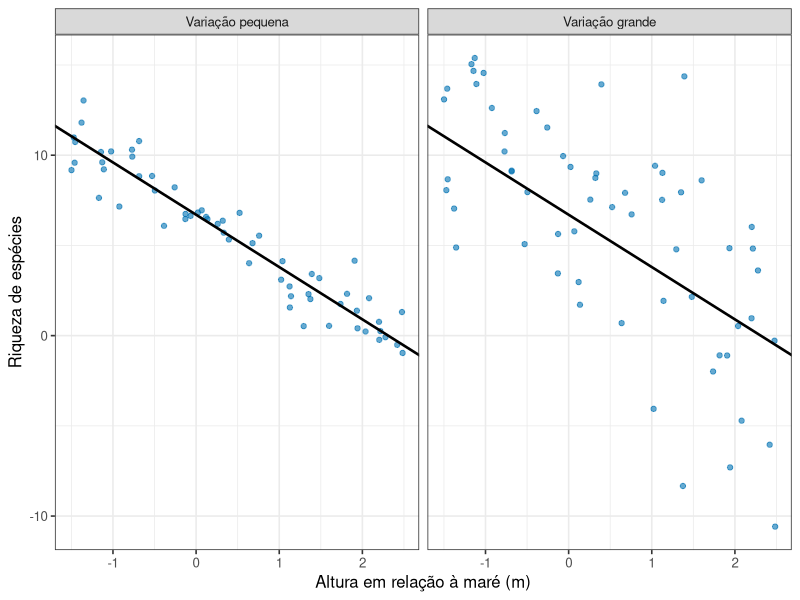
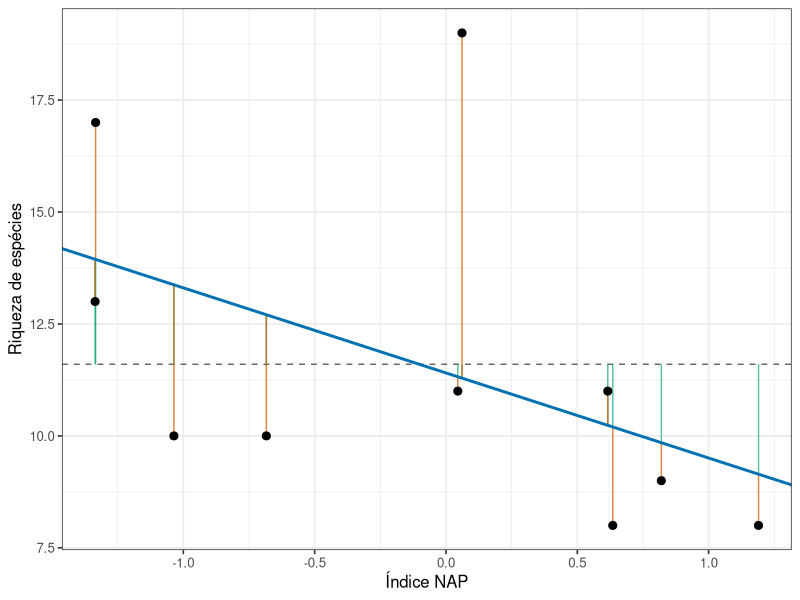
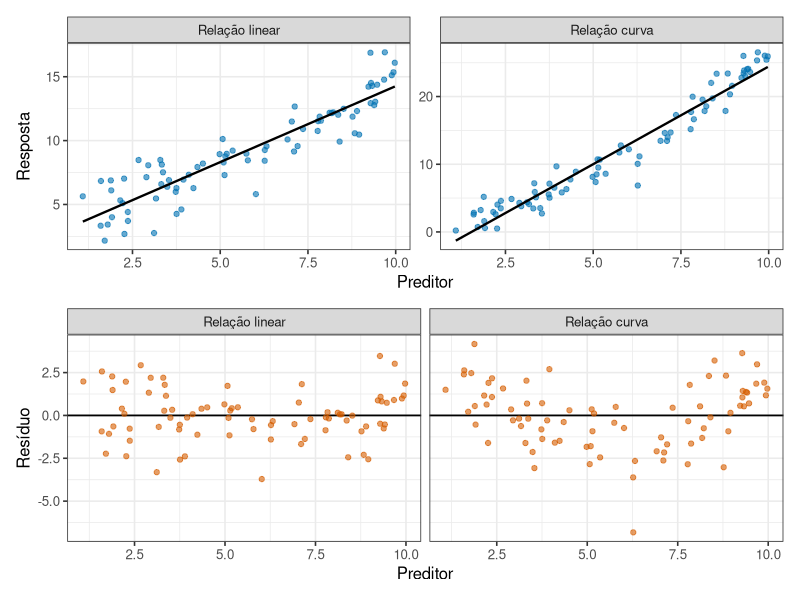
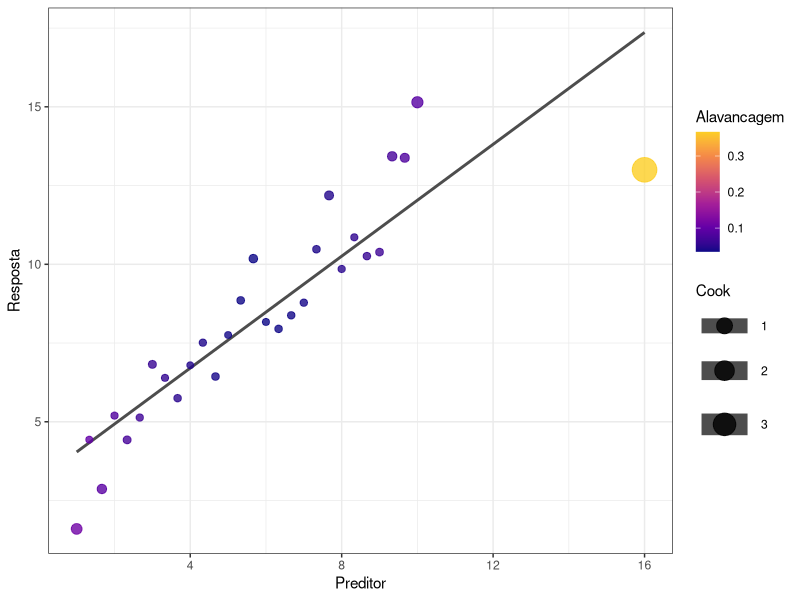
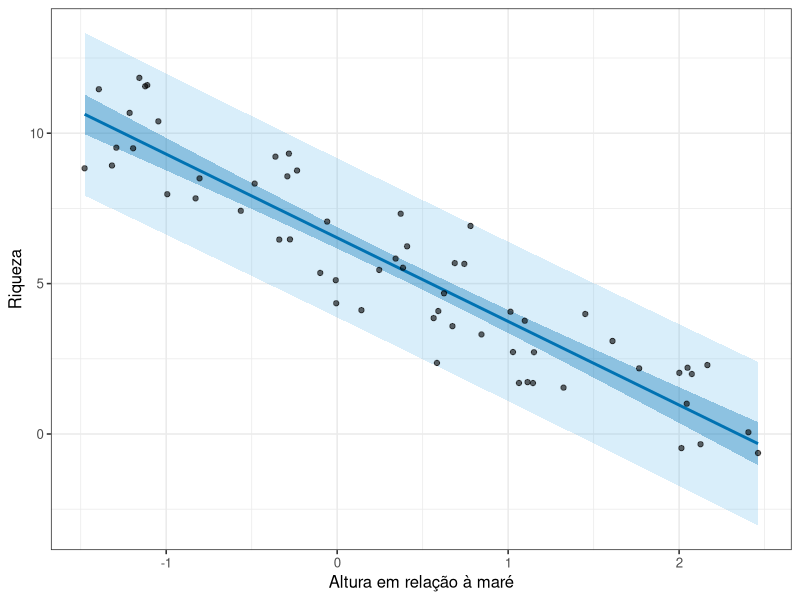
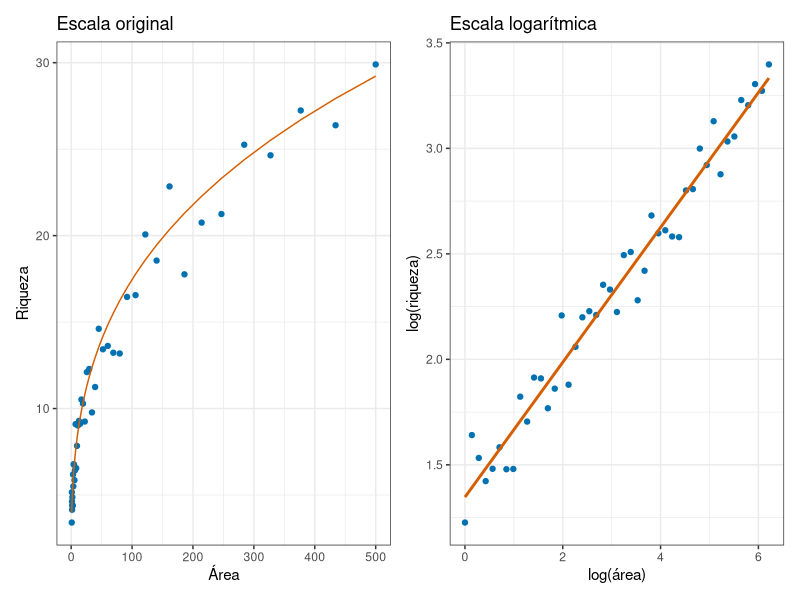

R code for these plots, in order:
## ---- chunk 1
#| include: false
library(tidyverse)
theme_set(theme_bw(base_size = 12))
## ---- chunk 2
#| code-fold: true
#| code-summary: "Ver o processo gerador com dois resíduos"
#| label: fig-pread13-mesma-reta
#| fig-cap: "Dados gerados pela mesma reta (intercepto 6,7 e inclinação -2,9) com duas magnitudes de variação residual."
#| fig-alt: "Dois painéis com a mesma reta descendente. No painel da esquerda os pontos ficam colados à reta; no da direita se espalham amplamente ao redor dela."
#| fig-height: 3.4

library(tidyverse)

altura <- runif(60, -1.5, 2.5)

dados <- bind_rows(
  tibble(cenario = "Variação pequena", altura = altura,
         riqueza = 6.7 - 2.9 * altura + rnorm(60, 0, 1)),
  tibble(cenario = "Variação grande", altura = altura,
         riqueza = 6.7 - 2.9 * altura + rnorm(60, 0, 4))
) |>
  mutate(cenario = fct_relevel(cenario, "Variação pequena"))

ggplot(dados, aes(x = altura, y = riqueza)) +
  geom_point(alpha = 0.6, colour = "#0072B2") +
  geom_abline(intercept = 6.7, slope = -2.9, linewidth = 0.9) +
  facet_wrap(~ cenario) +
  labs(x = "Altura em relação à maré (m)", y = "Riqueza de espécies")
## ---- chunk 3
#| code-fold: true
#| code-summary: "Ver o ajuste da reta em R"
library(tidyverse)

dados_precisos <- tibble(
  altura = runif(60, -1.5, 2.5)
) |>
  mutate(riqueza = 6.7 - 2.9 * altura + rnorm(60, 0, 1))

ajuste_reta <- lm(riqueza ~ altura, data = dados_precisos)
summary(ajuste_reta)
confint(ajuste_reta)
## ---- chunk 4
#| code-fold: true
#| code-summary: "Ver dados, cálculos escalares e partição gráfica"
#| label: fig-pread13-rikz-particao
#| fig-cap: "Reta ajustada a dez estações RIKZ. Segmentos verdes mostram a parte entre a média geral e o valor ajustado; segmentos laranja mostram os resíduos."
#| fig-alt: "Gráfico de riqueza contra NAP com reta descendente, linha horizontal na média e segmentos verticais de duas cores decompondo os desvios de cada ponto."
#| fig-height: 4.8
library(tidyverse)

rikz <- tibble(
  riqueza = c(11, 10, 13, 11, 10, 8, 9, 8, 19, 17),
  nap = c(0.045, -1.036, -1.336, 0.616, -0.684,
          1.190, 0.820, 0.635, 0.061, -1.334)
)

x_c <- rikz$nap - mean(rikz$nap)
y_c <- rikz$riqueza - mean(rikz$riqueza)
sq_x <- sum(x_c^2)
sp_xy <- sum(x_c * y_c)

b1 <- sp_xy / sq_x
b0 <- mean(rikz$riqueza) - b1 * mean(rikz$nap)

rikz_calculo <- rikz |>
  mutate(
    ajustado = b0 + b1 * nap,
    residuo = riqueza - ajustado,
    media = mean(riqueza)
  )

sq_total <- sum((rikz_calculo$riqueza - rikz_calculo$media)^2)
sq_reg <- sum((rikz_calculo$ajustado - rikz_calculo$media)^2)
sq_res <- sum(rikz_calculo$residuo^2)
r2 <- sq_reg / sq_total

ggplot(rikz_calculo, aes(x = nap, y = riqueza)) +
  geom_hline(aes(yintercept = media), linetype = 2, colour = "grey40") +
  geom_segment(aes(xend = nap, y = media, yend = ajustado),
               colour = "#009E73", alpha = 0.65) +
  geom_segment(aes(xend = nap, y = ajustado, yend = riqueza),
               colour = "#D55E00", alpha = 0.75) +
  geom_abline(intercept = b0, slope = b1, colour = "#0072B2", linewidth = 1) +
  geom_point(size = 2.4) +
  labs(x = "Índice NAP", y = "Riqueza de espécies") +
  theme_bw(base_size = 12)

tibble(
  intercepto = b0,
  inclinacao = b1,
  SQ_total = sq_total,
  SQ_regressao = sq_reg,
  SQ_residuo = sq_res,
  R2 = r2,
  correlacao = cor(rikz$nap, rikz$riqueza)
)
## ---- chunk 5
#| code-fold: true
#| code-summary: "Ver relações e resíduos correspondentes"
#| label: fig-pread13-residuos-forma
#| fig-cap: "À esquerda, dados realmente lineares. À direita, uma relação curva à qual se ajustou uma reta. Abaixo, os resíduos correspondentes."
#| fig-alt: "Quatro painéis em duas colunas. Na coluna da direita, o ajuste linear passa acima dos pontos nas extremidades e abaixo no meio, e o gráfico de resíduos mostra um padrão claro em forma de U."
#| fig-height: 5

library(tidyverse)

x <- runif(80, 1, 10)
linear <- tibble(tipo = "Relação linear", x = x, y = 2 + 1.2 * x + rnorm(80, 0, 1.5))
curva  <- tibble(tipo = "Relação curva",  x = x, y = 2 + 0.25 * x^2 + rnorm(80, 0, 1.5))

todos <- bind_rows(linear, curva) |> mutate(tipo = fct_relevel(tipo, "Relação linear"))

p1 <- ggplot(todos, aes(x = x, y = y)) +
  geom_point(alpha = 0.6, colour = "#0072B2") +
  geom_smooth(method = "lm", se = FALSE, colour = "black", linewidth = 0.8) +
  facet_wrap(~ tipo, scales = "free_y") +
  labs(x = "Preditor", y = "Resposta")

residuos <- bind_rows(
  mutate(linear, residuo = residuals(lm(y ~ x, data = linear))),
  mutate(curva,  residuo = residuals(lm(y ~ x, data = curva)))
) |>
  mutate(tipo = fct_relevel(tipo, "Relação linear"))

p2 <- ggplot(residuos, aes(x = x, y = residuo)) +
  geom_hline(yintercept = 0, linewidth = 0.6) +
  geom_point(alpha = 0.6, colour = "#D55E00") +
  facet_wrap(~ tipo) +
  labs(x = "Preditor", y = "Resíduo")

patchwork::wrap_plots(p1, p2, ncol = 1)
## ---- chunk 6
#| code-fold: true
#| code-summary: "Ver alavancagem, resíduos e distância de Cook"
#| label: fig-pread13-influencia
#| fig-cap: "Influência em uma regressão. O tamanho dos pontos representa a distância de Cook e a cor representa a alavancagem."
#| fig-alt: "Nuvem de pontos com reta ajustada. Um ponto distante no eixo horizontal aparece maior e com cor destacada por combinar alavancagem e resíduo."
#| fig-height: 4
library(tidyverse)

dados_influencia <- tibble(
  x = c(seq(1, 10, length.out = 28), 16),
  y = c(2 + 1.2 * seq(1, 10, length.out = 28) + rnorm(28, 0, 1.2), 13)
)

modelo_influencia <- lm(y ~ x, data = dados_influencia)

diagnostico <- dados_influencia |>
  mutate(
    ajustado = fitted(modelo_influencia),
    residuo_padronizado = rstandard(modelo_influencia),
    alavancagem = hatvalues(modelo_influencia),
    cook = cooks.distance(modelo_influencia)
  )

ggplot(diagnostico, aes(x = x, y = y, size = cook, colour = alavancagem)) +
  geom_smooth(method = "lm", se = FALSE, colour = "grey30") +
  geom_point(alpha = 0.8) +
  scale_colour_viridis_c(option = "C", end = 0.9) +
  scale_size_continuous(range = c(2, 8)) +
  labs(x = "Preditor", y = "Resposta", size = "Cook", colour = "Alavancagem") +
  theme_bw(base_size = 11)
## ---- chunk 7
#| code-fold: true
#| code-summary: "Ver confiança e previsão no R"
library(tidyverse)

dados_precisos <- tibble(
  altura = runif(60, -1.5, 2.5)
) |>
  mutate(riqueza = 6.7 - 2.9 * altura + rnorm(60, 0, 1))

ajuste_reta <- lm(riqueza ~ altura, data = dados_precisos)
novas_alturas <- tibble(altura = c(-1, 0, 1, 2))

predict(ajuste_reta, novas_alturas, interval = "confidence")
predict(ajuste_reta, novas_alturas, interval = "prediction")
## ---- chunk 8
#| code-fold: true
#| code-summary: "Ver bandas de confiança e previsão"
#| label: fig-pread13-bandas
#| fig-cap: "Reta estimada, banda de confiança para a média e banda de previsão para uma nova estação."
#| fig-alt: "Pontos ao redor de uma reta descendente com duas faixas. A faixa de previsão é mais larga que a faixa de confiança, e ambas se alargam nas extremidades."
#| fig-height: 4.2
library(tidyverse)

dados <- tibble(altura = runif(60, -1.5, 2.5)) |>
  mutate(riqueza = 6.7 - 2.9 * altura + rnorm(60, 0, 1.4))
modelo <- lm(riqueza ~ altura, data = dados)
grade <- tibble(altura = seq(min(dados$altura), max(dados$altura), length.out = 150))

ic <- bind_cols(
  grade,
  as_tibble(predict(modelo, grade, interval = "confidence"))
)
ip <- bind_cols(
  grade,
  as_tibble(predict(modelo, grade, interval = "prediction")) |>
    rename(ip_fit = fit, ip_lwr = lwr, ip_upr = upr)
)

bandas <- left_join(ic, ip, by = "altura")

ggplot(dados, aes(x = altura, y = riqueza)) +
  geom_ribbon(data = bandas, aes(x = altura, ymin = ip_lwr, ymax = ip_upr),
              inherit.aes = FALSE, fill = "#56B4E9", alpha = 0.22) +
  geom_ribbon(data = bandas, aes(x = altura, ymin = lwr, ymax = upr),
              inherit.aes = FALSE, fill = "#0072B2", alpha = 0.35) +
  geom_line(data = bandas, aes(x = altura, y = fit), inherit.aes = FALSE,
            colour = "#0072B2", linewidth = 1) +
  geom_point(alpha = 0.6) +
  labs(x = "Altura em relação à maré", y = "Riqueza") +
  theme_bw(base_size = 12)
## ---- chunk 9
#| code-fold: true
#| code-summary: "Ver uma função de potência nas duas escalas"
#| label: fig-pread13-potencia
#| fig-cap: "Relação espécie-área em escala original e logarítmica. A curva de potência torna-se reta depois de aplicar logaritmo aos dois eixos."
#| fig-alt: "Dois painéis dos mesmos dados. No primeiro a riqueza cresce como curva; no segundo os logaritmos se alinham aproximadamente em uma reta."
#| fig-height: 4.2
library(tidyverse)

especie_area <- tibble(
  area = exp(seq(log(1), log(500), length.out = 45))
) |>
  mutate(
    riqueza_esperada = 4 * area^0.32,
    riqueza = riqueza_esperada * exp(rnorm(n(), 0, 0.12)),
    log_area = log(area),
    log_riqueza = log(riqueza)
  )

p_original <- ggplot(especie_area, aes(x = area, y = riqueza)) +
  geom_point(colour = "#0072B2") +
  geom_line(aes(y = riqueza_esperada), colour = "#D55E00") +
  labs(title = "Escala original", x = "Área", y = "Riqueza") +
  theme_bw(base_size = 11)

p_log <- ggplot(especie_area, aes(x = log_area, y = log_riqueza)) +
  geom_point(colour = "#0072B2") +
  geom_smooth(method = "lm", se = FALSE, colour = "#D55E00") +
  labs(title = "Escala logarítmica", x = "log(área)", y = "log(riqueza)") +
  theme_bw(base_size = 11)

patchwork::wrap_plots(p_original, p_log)

coef(lm(log_riqueza ~ log_area, data = especie_area))
